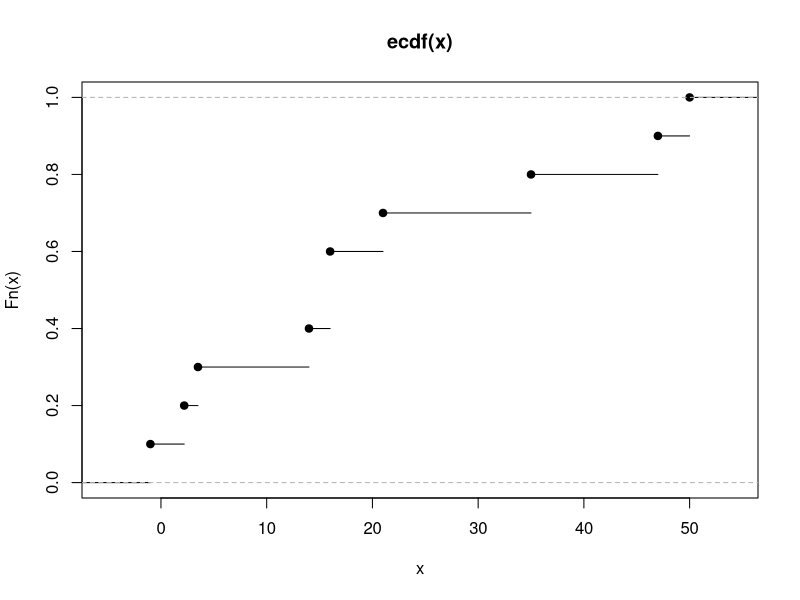
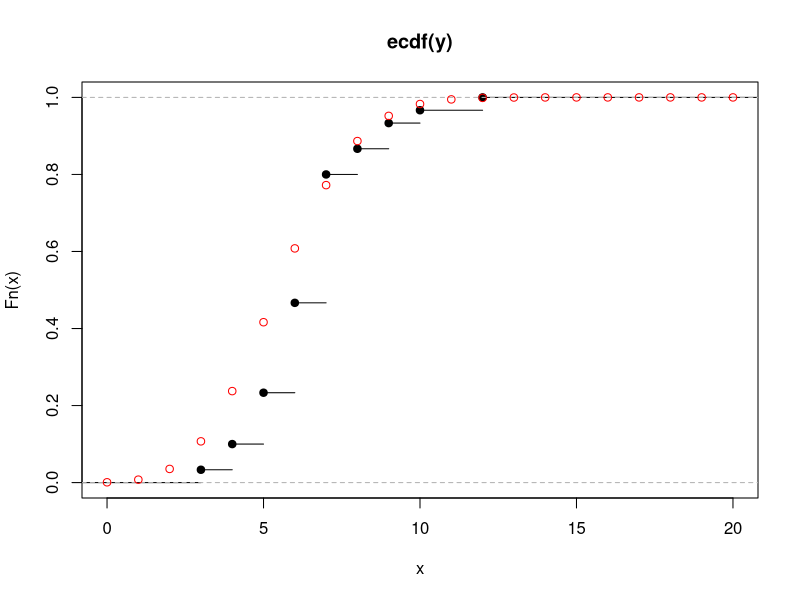
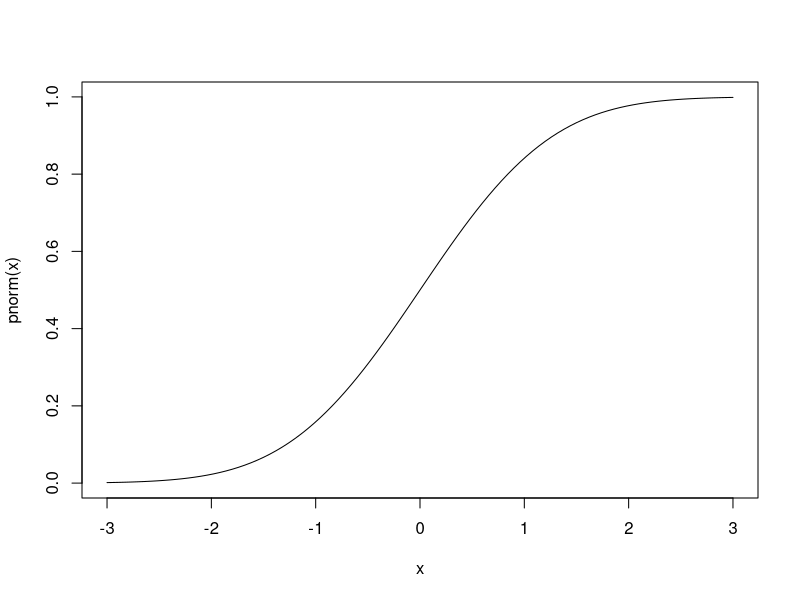
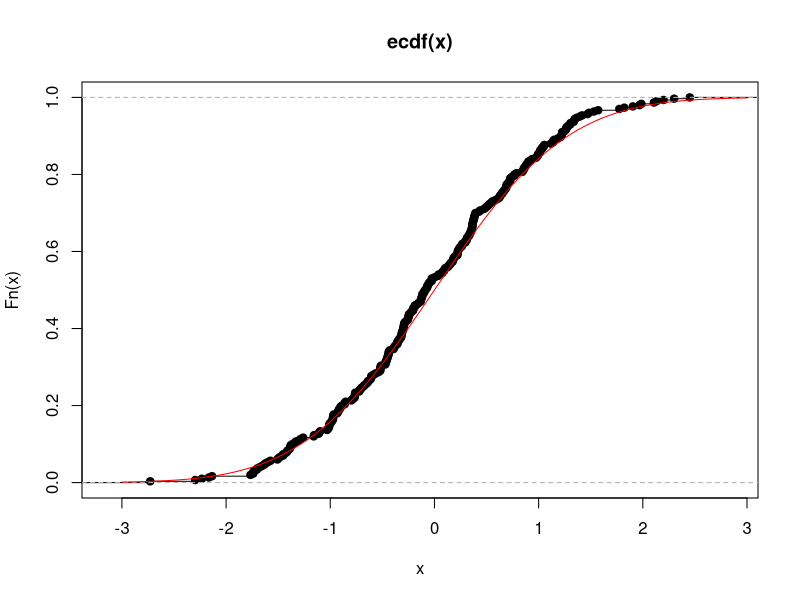
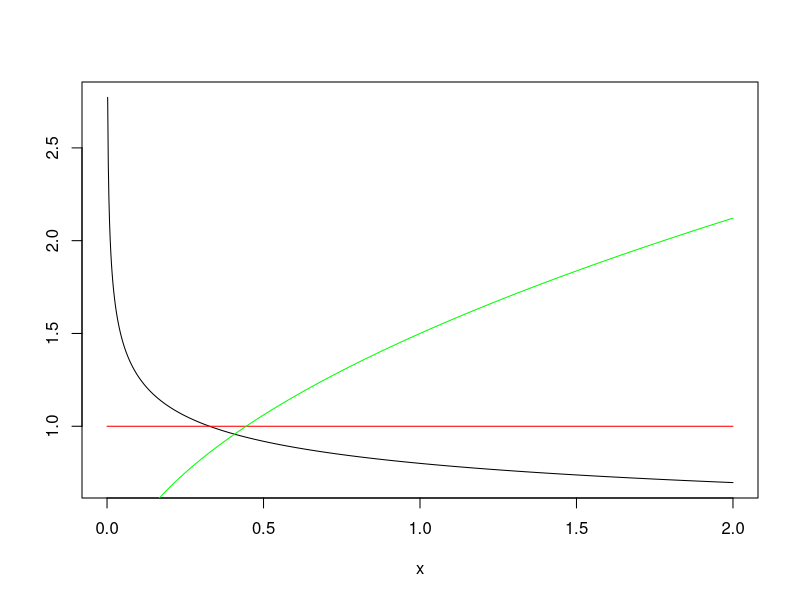
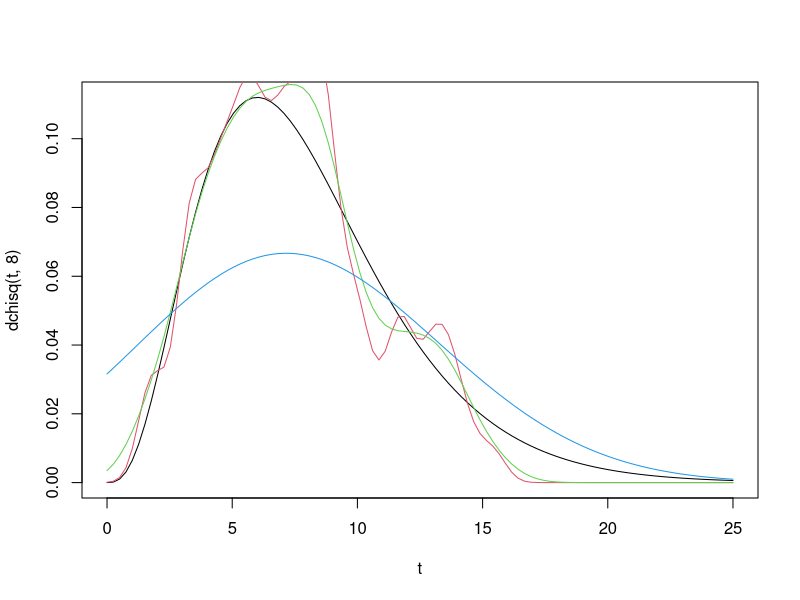
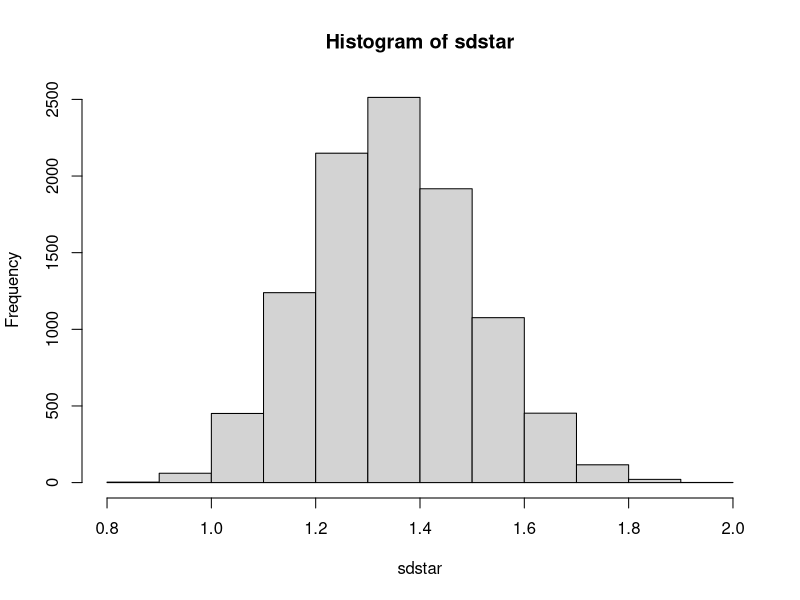
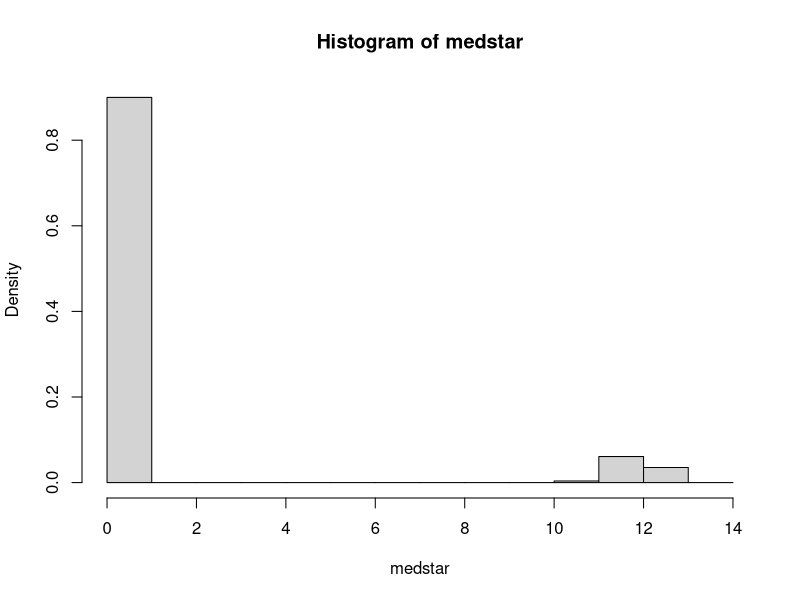

These charts were generated, in order, by the following R code:
## ---- chunk 1
# randomly selecting numbers, intentionally including two 16s:
x <- c(16, 16, 14, 3.5, -1, 2.2, 35, 47, 50, 21)
plot(ecdf(x))
# Repeat, but this time randomly generate the numbers.
# We generate 30 observations, each with 20 trials.
# The expected value of each observation is 6; that is, with a probability
#   of 0.3, we expect 6 successes from 20 trials.
y <- rbinom(n=30, size=20, prob=.3)
y
plot(ecdf(y), xlim=c(0,20))

# actual distribution:
points(x=0:20, y=pbinom(q=0:20, size=20, prob=.3), col='red') 
## ---- chunk 2
curve(pnorm, -3, 3) # cdf of normal dist
x <- rnorm(300) # 300 observations
plot(ecdf(x))
curve(pnorm, -3,3,add=TRUE,col='red') # true cdf
## ---- chunk 3
x <- seq(0,2,length=1000)
plot(x,dweibull(x,0.8,1)/(1-pweibull(x,0.8,1)), type='l',ylab='')
lines(x,dweibull(x,1,1)/(1-pweibull(x,1,1)),col='red')
lines(x,dweibull(x,1.5,1)/(1-pweibull(x,1.5,1)),col='green')
## ---- chunk 4
n <- 100
x <- rchisq(n,8)
#h <- 1
h <- c(0.5, 1, 5)
t <- seq(0,25, length=n)
fhat1 <- matrix(0, nrow=n, ncol=length(h))

plot(t, dchisq(t,8), type='l')

for (j in 1:length(h)){
  for (i in 1:n){
		fhat1[i,j] = 1/(n*h[j])*sum(dnorm((t[i]-x)/h[j]))
		}
	lines(t, fhat1[,j], xlab='x', ylab='', col=j+1)
	}
	
## ---- chunk 5
x <- rbinom(n=40, size=10, prob=0.3)
sdstar <- numeric(length=10000)
for (i in 1:10000) {
  sdstar[i] <- sd(sample(x=x, size=40, replace=TRUE))
}
hist(sdstar)
## ---- chunk 6
x <- rnorm(40, 12, 2)
medstar <- numeric(100000)
for (i in 1:10000) {medstar[i] <- median(sample(x, replace=TRUE))}
hist(medstar, freq=FALSE)
quantile(medstar, c(0.025, 0.975))
# we can do the following b/c of the histogram appears normal
median(x) + c(-1.96, 1.96)*sd(medstar) # semiparamtric
# In STAT 6304 we would do:
median(x) + c(qt(0.025, 39), qt(0.975, 39))*sd(x)/40
## ---- chunk 7
library(boot)
fun.data <- function(w,i){median(x[i])}
y <- boot(x, fun.data, 1000)
boot.ci(y)
## ---- chunk 8
x <- 0:15 # considering probabilities for each of these counts
plot(x, dpois(x=x, lambda=8), type='h') # older child's phone
plot(x, dpois(x=x, lambda=12), type='h') #younger child's phone
## ---- chunk 9
x <- 0:15
ratio <- round(dpois(x=x,lambda=12)/dpois(x=x,lambda=8), 2)
## ---- chunk 10
x <- 0:15
plot(x=x, y=dpois(x=x,lambda=12)/dpois(x=x,lambda=8))
abline(h=1)
## ---- chunk 11
ratio <- round(dpois(x=x, lambda=12)/dpois(x=x, lambda=8)*(1/3)/(2/3),2)
## ---- chunk 12
default <- par()
par(mfrow=c(1,2))
x <- 0:15
plot(x=x, y=dpois(x=x, lambda=12)/dpois(x=x, lambda=8)*(1/3)/(2/3), 
     main="Likelihood Ratios with Bayesian Probabilities",
     xlab="Number of Texts", ylab="Likelihood Ratio", pch=3)
abline(h=1)
plot(x=x, y=dpois(x=x, lambda=12)/dpois(x=x, lambda=8)*(1/3)/(2/3),
     main="Likelihood Ratios of Bayesian and Frequentist Prob",
     xlab="Number of Texts", ylab="Likelihood Ratio", pch=3)
points(x=x, y=dpois(x=x, lambda=12)/dpois(x=x, lambda=8))
par(default)
## ---- chunk 13
library(ggplot2)
ggplot(data.frame(x=c(0, 250), y=c(0, .5)), aes(x)) + 
  stat_function(fun=function(x) dgamma(x=x, shape=10, scale=10)) +
  geom_vline(data=NULL, aes(xintercept=175),
               linetype="solid", size=.5, colour="black") +
  labs(title=expression(paste("Distribution of ", Sigma, "X")))
## ---- chunk 14
k <- qgamma(p=0.95, shape=20, scale=3) # gives us k
1-pgamma(q=k, shape=20, scale=10) # power of test
sum.x <- 1:300
H_0 <- dgamma(x=sum.x, shape=20, scale=3) # null hypothesis
H_1 <- dgamma(x=sum.x, shape=20, scale=10) # alt hypothesis
plot(x=sum.x, y=H_0, xlab="Sum of X Values", ylab="Density", type='l')
lines(x=sum.x, y=H_1, col='red')
# represents critical value
abline(v=k, col='blue')
# alpha is area under black curve that is to the right of the vertical line
# power is the area to the right of the blue line under the red curve
## ---- chunk 15
new.H_1 <- dgamma(x=sum.x, shape=20, scale=5)
plot(x=sum.x, y=H_0, type='l')
lines(x=sum.x, y=new.H_1, col='green')
1-pgamma(q=k, shape=20, scale=5) # power of test with new alt hypothesis
## ---- chunk 16
ppois(q=5, lambda=16)
## ---- chunk 17
ppois(q=10, lambda=16)
## ---- chunk 18
ppois(q=9, lambda=16)
## ---- chunk 19
ppois(q=9, lambda=4)
## ---- chunk 20
ggplot(data.frame(x=c(0, 5), y=c(0,1.25)), aes(x=x, y=y)) + geom_segment(mapping=aes(x=0,y=1,xend=1,yend=1), size=.5, colour="blue") + 
  geom_segment(mapping=aes(x=0,y=.5,xend=2,yend=.5), size=.5, colour="red") + 
  geom_segment(mapping=aes(x=0,y=0,xend=0,yend=1), size=.5) + geom_segment(mapping=aes(x=1,y=0,xend=1,yend=1), size=.5, colour="blue") + 
  geom_segment(mapping=aes(x=2,y=0,xend=2,yend=.5), size=.5, colour="red") + 
  scale_x_continuous(breaks = c(1, 2), labels=c(expression(theta["1"]), expression(theta["0"]))) +
  coord_cartesian(xlim=c(0, 2.25), ylim=c(0,1.25)) + 
  labs(title=expression(paste("PDFs of 2 Distributions, ", theta["1"], "<", theta["0"])))
## ---- chunk 21
ggplot(data.frame(x=c(0, 5), y=c(0,1.25)), aes(x=x, y=y)) + geom_segment(mapping=aes(x=0,y=1,xend=1,yend=1), size=.5, colour="blue") + 
  geom_segment(mapping=aes(x=0,y=.5,xend=2,yend=.5), size=.5, colour="red") + 
  geom_segment(mapping=aes(x=0,y=0,xend=0,yend=1), size=.5) + geom_segment(mapping=aes(x=1,y=0,xend=1,yend=1), size=.5, colour="blue") + 
  geom_segment(mapping=aes(x=2,y=0,xend=2,yend=.5), size=.5, colour="red") + 
  geom_segment(mapping=aes(x=.1,y=0,xend=.1,yend=.5), size=.1) + 
  scale_x_continuous(breaks = c(.1, 1, 2), labels=c(expression(alpha), expression(theta["1"]), expression(theta["0"]))) +
  coord_cartesian(xlim=c(0, 2.25), ylim=c(0,1.25)) + 
  labs(title=expression(paste("PDFs of 2 Distributions, ", theta["1"], "<", theta["0"])))
## ---- chunk 22
x <- 0:40
plot(x=x, y=dbinom(x=x, size=40, prob=.5), type='h')
## ---- chunk 23
p1 <- seq(0.5, 1, length=1000) # for H1
plot(x=p1, y=1-pbinom(q=25, size=50, prob=p1), type='l')
